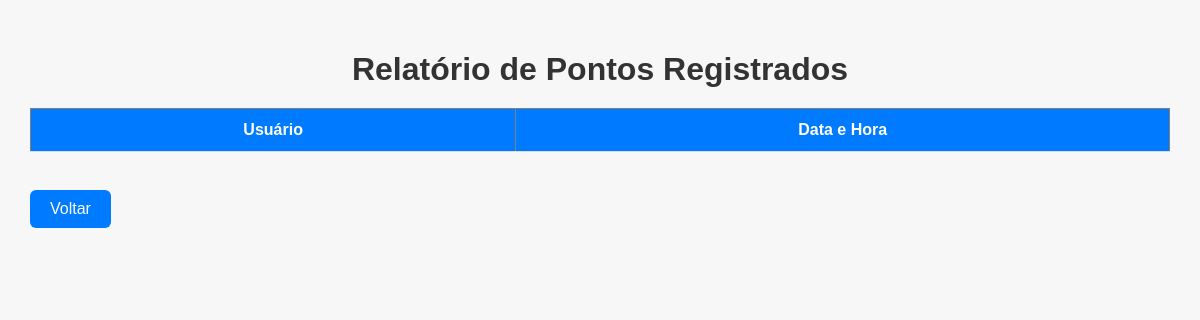
Page /relatorios on the earlier database version.
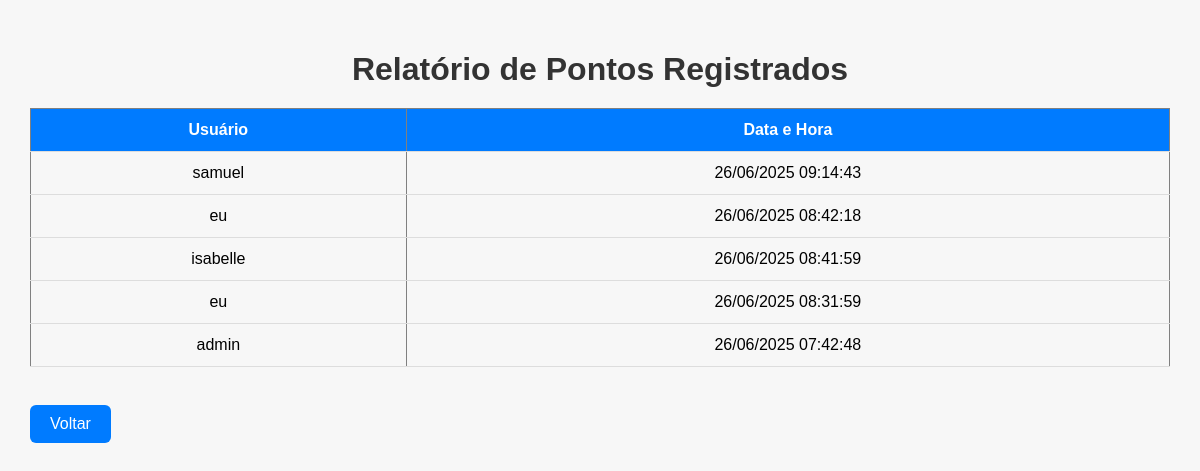
Same page on the later database version.
### models.py (models this page shows, shortened)
class Ponto(db.Model):
    __tablename__ = 'ponto'
    id = db.Column(db.Integer, primary_key=True)
    horario = db.Column(db.DateTime, default=datetime.now)
    usuario_id = db.Column(db.Integer, db.ForeignKey('usuario.id'))
    usuario = db.relationship('Usuario', backref='pontos')

class Usuario(UserMixin, db.Model):
    __tablename__ = 'usuario'
    id = db.Column(db.Integer, primary_key=True)
    nome = db.Column(db.String(100), unique=True, nullable=False)  # nome é único
    senha_hash = db.Column(db.String(128), nullable=False)
    data_cadastro = db.Column(db.DateTime, default=datetime.now)  # Data de cadastro

### routes.py (the view)
    @app.route('/relatorios')
    def relatorios():
     pontos = Ponto.query.order_by(Ponto.horario.desc()).all()
     return render_template('relatorios.html', pontos=pontos)

### templates/relatorios.html (shortened to what this page needs)
<!DOCTYPE html>
<html lang="pt-br">
<head>
    <link rel="stylesheet" href="{{ url_for('static', filename='css/relatorios.css') }}">
</head>
<body>
    <h1>Relatório de Pontos Registrados</h1>
    <table border="1">
        <thead>
            <tr>
                <th>Usuário</th>
                <th>Data e Hora</th>
            </tr>
        </thead>
        <tbody>
            {% for ponto in pontos %}
            <tr>
                <td>{{ ponto.usuario.nome }}</td>
                <td>{{ ponto.horario.strftime('%d/%m/%Y %H:%M:%S') }}</td>
            </tr>
            {% endfor %}
        </tbody>
    </table>
    <br>
    <a href="{{ url_for('index') }}">Voltar</a>
</body>
</html>

### static/css/relatorios.css (style rules this page uses)
body { font-family: Arial, sans-serif; background-color: #f7f7f7; margin: 0; padding: 30px; }
h1 { text-align: center; color: #333; margin-bottom: 20px; }
table { width: 100%; border-collapse: collapse; margin-bottom: 20px; }
th, td { padding: 12px; border-bottom: 1px solid #ddd; text-align: center; }
th { background-color: #007bff; color: white; font-weight: bold; }
a { display: inline-block; padding: 10px 20px; text-decoration: none; background-color: #007bff; color: white; border-radius: 6px; transition: 0.3s; }

Differences in the rows shown:
added Ponto: usuario.nome "samuel", horario "26/06/2025 09:14:43"
added Ponto: usuario.nome "eu", horario "26/06/2025 08:42:18"
added Ponto: usuario.nome "isabelle", horario "26/06/2025 08:41:59"
added Ponto: usuario.nome "eu", horario "26/06/2025 08:31:59"
added Ponto: usuario.nome "admin", horario "26/06/2025 07:42:48"
